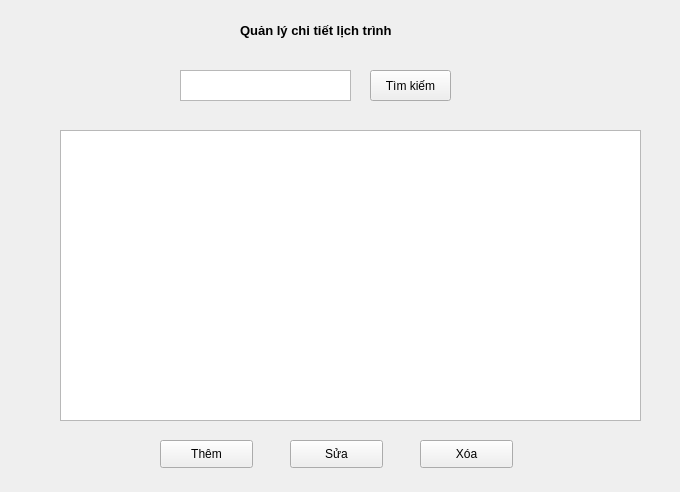
<?xml version="1.0" encoding="UTF-8"?>
<ui version="4.0">
 <class>Form</class>
 <widget class="QWidget" name="Form">
  <property name="geometry">
   <rect>
    <x>0</x>
    <y>0</y>
    <width>680</width>
    <height>492</height>
   </rect>
  </property>
  <property name="windowTitle">
   <string>Form</string>
  </property>
  <widget class="QLabel" name="label">
   <property name="geometry">
    <rect>
     <x>240</x>
     <y>10</y>
     <width>221</width>
     <height>41</height>
    </rect>
   </property>
   <property name="font">
    <font>
     <pointsize>10</pointsize>
     <weight>75</weight>
     <bold>true</bold>
    </font>
   </property>
   <property name="text">
    <string>Quản lý chi tiết lịch trình</string>
   </property>
   <property name="textFormat">
    <enum>Qt::PlainText</enum>
   </property>
  </widget>
  <widget class="QPushButton" name="btn_sua">
   <property name="geometry">
    <rect>
     <x>290</x>
     <y>440</y>
     <width>93</width>
     <height>28</height>
    </rect>
   </property>
   <property name="text">
    <string>Sửa</string>
   </property>
  </widget>
  <widget class="QPushButton" name="btn_xoa">
   <property name="geometry">
    <rect>
     <x>420</x>
     <y>440</y>
     <width>93</width>
     <height>28</height>
    </rect>
   </property>
   <property name="text">
    <string>Xóa</string>
   </property>
  </widget>
  <widget class="QPushButton" name="btn_them">
   <property name="geometry">
    <rect>
     <x>160</x>
     <y>440</y>
     <width>93</width>
     <height>28</height>
    </rect>
   </property>
   <property name="text">
    <string>Thêm</string>
   </property>
  </widget>
  <widget class="QPushButton" name="btn_tim_kiem">
   <property name="geometry">
    <rect>
     <x>370</x>
     <y>70</y>
     <width>81</width>
     <height>31</height>
    </rect>
   </property>
   <property name="text">
    <string>Tìm kiếm</string>
   </property>
  </widget>
  <widget class="QTextEdit" name="textEdit">
   <property name="geometry">
    <rect>
     <x>180</x>
     <y>70</y>
     <width>171</width>
     <height>31</height>
    </rect>
   </property>
  </widget>
  <widget class="QTableWidget" name="tableWidget">
   <property name="geometry">
    <rect>
     <x>60</x>
     <y>130</y>
     <width>581</width>
     <height>291</height>
    </rect>
   </property>
  </widget>
 </widget>
 <resources/>
 <connections/>
</ui>
